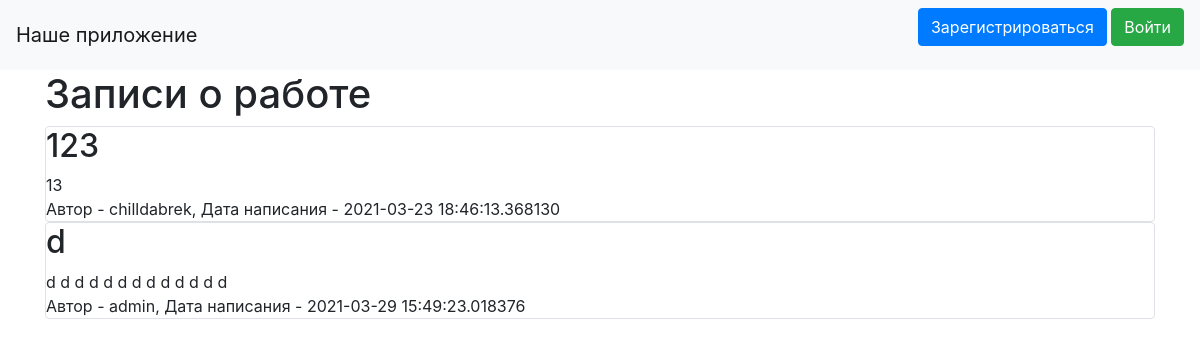
The page / on the database its author committed.
### data/news.py (models this page shows)
class News(SqlAlchemyBase, SerializerMixin):
    __tablename__ = 'news'
    id = sqlalchemy.Column(sqlalchemy.Integer, primary_key=True, autoincrement=True)
    title = sqlalchemy.Column(sqlalchemy.String, nullable=True)
    content = sqlalchemy.Column(sqlalchemy.String, nullable=True)
    created_date = sqlalchemy.Column(sqlalchemy.DateTime, default=datetime.datetime.now)
    is_private = sqlalchemy.Column(sqlalchemy.Boolean, default=True)
    user_id = sqlalchemy.Column(sqlalchemy.Integer, sqlalchemy.ForeignKey("users.id"))
    user = orm.relation('User')
    categories = orm.relation("Category",
                              secondary="association",
                              backref="news")

### data/users.py (models this page shows, shortened)
class User(SqlAlchemyBase, UserMixin, SerializerMixin):
    __tablename__ = 'users'
    id = sqlalchemy.Column(sqlalchemy.Integer, primary_key=True, autoincrement=True)
    name = sqlalchemy.Column(sqlalchemy.String, nullable=True)
    about = sqlalchemy.Column(sqlalchemy.String, nullable=True)
    email = sqlalchemy.Column(sqlalchemy.String, index=True, unique=True, nullable=True)
    hashed_password = sqlalchemy.Column(sqlalchemy.String, nullable=True)
    created_date = sqlalchemy.Column(sqlalchemy.DateTime, default=datetime.datetime.now)
    news = orm.relation("News", back_populates='user')

### main.py (the view)
@app.route("/")
def index():
    db_sess = db_session.create_session()
    if current_user.is_authenticated:
        news = db_sess.query(News).filter(
            (News.user == current_user) | (News.is_private != True))
    else:
        news = db_sess.query(News).filter(News.is_private != True)
    return render_template("index.html", news=news)

### data/db_session.py (called while the page is built)
def create_session() -> Session:
    global __factory
    return __factory()

### templates/index.html (shortened to what this page needs)
{% extends "base.html" %}
{% block content %}
<h1>Записи о работе</h1>
{% for item in news%}
<div class="col-md6 border rounded">
    <h2>{{item.title}}</h2>
    <div>
        {{item.content}}
    </div>
    <div>
        Автор - {{item.user.name}}, Дата написания - {{item.created_date}}
    </div>
</div>
{% endfor %}
{% endblock %}

### rows shown on the page
News: title "123", content "13", user.name "chilldabrek", created_date "2021-03-23 18:46:13.368130"
News: title "d", content "d d d d d d d d d d d d d", user.name "admin", created_date "2021-03-29 15:49:23.018376"
